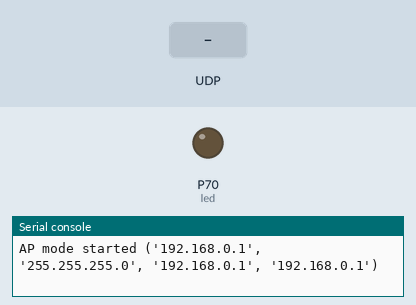
This program was run on a simulated Pycom board running MicroPython. On the bench: output pins drawn as LEDs (lit = HIGH), the last lines printed to the serial console. Inputs (shaded band) come from the test bench. The board's own WiFi access point starts at once; pins used as bus, display or sensor lines are not drawn.

Above: at 1.2 s.
1.3 s: UDP packet "RIG" arrives
At 2.4 s:
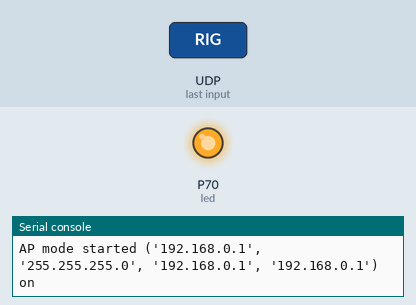
2.8 s: UDP packet "AP" arrives
Timing chart, 0 to 5.8 s (numbered marks = the images above; inputs shaded):
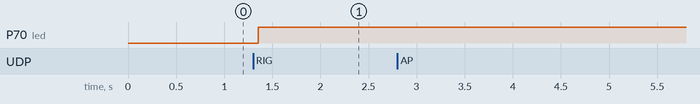

The program:

main.py
```python
import asyncio
import heapq
import network
import socket
import settings
from machine import Pin
from time import ticks_ms
from wifi import WIFI
from emitter import Emitter
from keyer import Keyer
from keyout import KeyOut
from led import LED

key_in  = Pin(settings.KEYIN_PIN, Pin.IN, Pin.PULL_UP)
key_out = KeyOut(Pin(settings.KEYOUT_PIN, Pin.OUT))
led     = LED(Pin("LED", Pin.OUT))

tx_emitter = Emitter()
rx_emitter = Emitter()

tx_keyer = Keyer(tx_emitter)
rx_keyer = Keyer(rx_emitter)

tx_emitter.on("on", led.on)
tx_emitter.on("off", led.off)

if settings.RUN_MODE == "RIG":
    tx_emitter.on("on", key_out.on)
    tx_emitter.on("off", key_out.off)

rx_emitter.on("on", led.on)
rx_emitter.on("off", led.off)
rx_emitter.on("on", key_out.on)
rx_emitter.on("off", key_out.off)

def setup_wifi():
    wifi = WIFI(settings.WIFI_MODE)

    wifi.deactivate()
    wifi.activate()

    ifconfig = (settings.HOST_ADDR, settings.SUBNET_MASK,
                settings.GATEWAY_ADDR, settings.DNS_ADDR)

    if settings.WIFI_MODE == "AP":
        wifi.config(essid=settings.WIFI_SSID, password=settings.WIFI_KEY)
        wifi.ifconfig(ifconfig)
        print("AP mode started", wifi.ifconfig())
    else:
        wifi.ifconfig(ifconfig)
        wifi.connect(settings.WIFI_SSID, settings.WIFI_KEY)
        print("STA mode started", wifi.ifconfig())

keying_buf = []
keying_buf_lock = asyncio.Lock()

async def rx():
    s = socket.socket(socket.AF_INET, socket.SOCK_DGRAM)
    s.bind(("0.0.0.0", settings.PORT))
    s.setblocking(False)

    while True:
        try:
            data, _ = s.recvfrom(1024)
            if len(data) != 3:
                print("invalid data length")
                continue

            seq         = data[0] << 8 | data[1]
            keying_time = ticks_ms() + settings.KEYING_DELAY
            keying      = data[2]

            async with keying_buf_lock:
                heapq.heappush(keying_buf, (seq, keying_time, keying))
        except OSError:
            pass

        await asyncio.sleep(settings.TASK_DELAY)

async def tx():
    s = socket.socket(socket.AF_INET, socket.SOCK_DGRAM)
    seq = 0

    while True:
        try:
            d = bytes([
                (seq >> 8) & 0xff,
                seq & 0xff,
                not key_in.value()
            ])

            seq = (seq + 1) % 2**16

            n = s.sendto(d, (settings.PEER_ADDR, settings.PORT))
        except OSError:
            pass

        await asyncio.sleep(settings.TASK_DELAY)

async def loop():
    while True:
        if key_in.value() == 0:
            tx_keyer.on()
        else:
            tx_keyer.off()

        await asyncio.sleep(settings.TASK_DELAY)

async def keyer():
    while True:
        now = ticks_ms()

        async with keying_buf_lock:
            while keying_buf and keying_buf[0][1] <= now:
                _, _, keying = heapq.heappop(keying_buf)

                if keying:
                    rx_keyer.on()
                else:
                    rx_keyer.off()

        await asyncio.sleep(settings.TASK_DELAY)

async def main():
    led.on()

    setup_wifi()

    led.off()

    if settings.RUN_MODE == "OPERATOR":
        await asyncio.gather(loop(), tx())
    else:
        await asyncio.gather(loop(), rx(), keyer())

if __name__ == "__main__":
    asyncio.run(main())
```

settings.py
```python
KEYIN_PIN  = 16
KEYOUT_PIN = 17

TASK_DELAY   = 0.001 # [s]
KEYING_DELAY = 50    # [ms]

RUN_MODE = "RIG"          # "RIG" side or "OPERATOR" side

WIFI_MODE = "AP"          # "AP" mode or "STA" mode
WIFI_SSID = "YOUR SSID"
WIFI_KEY  = "YOUR KEY"

HOST_ADDR = "192.168.0.1"
PEER_ADDR = "192.168.0.2"
PORT      = 5555

SUBNET_MASK  = "255.255.255.0"
GATEWAY_ADDR = "192.168.0.1"
DNS_ADDR     = "192.168.0.1"
```

wifi.py
```python
import network
from time import sleep_ms

STATUS_NAME = {
    network.STAT_IDLE:           "IDLE",
    network.STAT_CONNECTING:     "CONNECTING",
    network.STAT_WRONG_PASSWORD: "WRONG_PASSWORD",
    network.STAT_GOT_IP:         "GOT_IP",
    network.STAT_NO_AP_FOUND:    "NO_AP_FOUND",
    network.STAT_CONNECT_FAIL:   "CONNECT_FAIL",
}

class WIFI:
    def __init__(self, mode):
        self._wlan = network.WLAN(mode == "AP" if network.AP_IF else network.STA_IF)

    def activate(self):
        self._wlan.active(True)
        while not self._wlan.active():
            sleep_ms(100)

    def deactivate(self):
        self._wlan.active(False)
        self._wlan.disconnect()
        while self._wlan.active() or self._wlan.isconnected():
            sleep_ms(100)

    def is_active(self):
        return self._wlan.active()

    def status(self):
        return self._wlan.status()

    def config(self, *args, **kwargs):
        return self._wlan.config(*args, **kwargs)

    def ifconfig(self, *args):
        return self._wlan.ifconfig(*args)

    def connect(self, ssid, key):
        print("connecting...")

        while not self._wlan.isconnected():
            self._wlan.connect(ssid, key)

            for i in range(10):
                print(self.status_name(), self.ifconfig())

                if self._wlan.status() == network.STAT_GOT_IP:
                    break

                sleep_ms(1000)

        print("connected")

    def is_connected(self):
        return self._wlan.isconnected()

    def status_name(self):
        return STATUS_NAME.get(self._wlan.status(), "?")
```

emitter.py
```python
class Emitter:
    def __init__(self):
        self._handlers = {}

    def on(self, event, handler):
        if event not in self._handlers:
            self._handlers[event] = []
        self._handlers[event].append(handler)

    def off(self, event, handler=None):
        if event in self._handlers:
            if handler is None:
                del self._handlers[event]
            else:
                self._handlers[event] = [h for h in self._handlers[event] if h != handler]
                if not self._handlers[event]:
                    del self._handlers[event]

    def emit(self, event, data=None):
        if event in self._handlers:
            for handler in self._handlers[event]:
                if data is not None:
                    handler(data)
                else:
                    handler()
```

keyer.py
```python
from time import ticks_ms, ticks_diff

class Keyer:
    def __init__(self, emitter):
        self._emitter = emitter
        self._keying = False
        self._t0 = ticks_ms()

    def on(self):
        if self._keying:
            return

        if ticks_diff(ticks_ms(), self._t0) <= 10:
            return

        print("on")
        self._keying = True
        self._t0 = ticks_ms()
        self._emitter.emit("on")

    def off(self):
        if not self._keying:
            return

        d = ticks_diff(ticks_ms(), self._t0)
        if d < 20:
            return

        print("off", d)
        self._keying = False
        self._emitter.emit("off")

    @property
    def keying(self):
        return self._keying
```

keyout.py
```python
class KeyOut:
    def __init__(self, pin):
        self._pin = pin

    def on(self):
        self._pin.value(1)

    def off(self):
        self._pin.value(0)
```

led.py
```python
class LED():
    def __init__(self, led):
        self._led = led

    def on(self):
        self._led.value(1)

    def off(self):
        self._led.value(0)
```

Measured:
- after the input at 1.3 s, P70 (led): LOW → HIGH after 0.05 s
